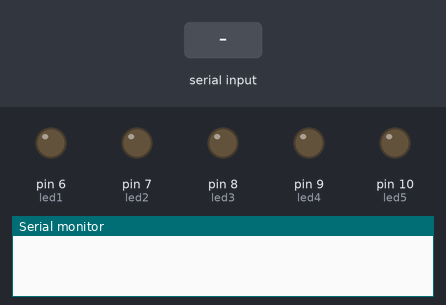
Bench run of a sketch on a simulated Arduino Uno, built with avr-gcc and run on an emulated ATmega328P. On the bench: output pins drawn as LEDs (lit = HIGH), the last lines printed to the serial monitor. The inputs (shaded band) are chosen by the test bench.

Above: at 1.2 s.
1.3 s: "1\n" received over Serial
At 2.3 s:
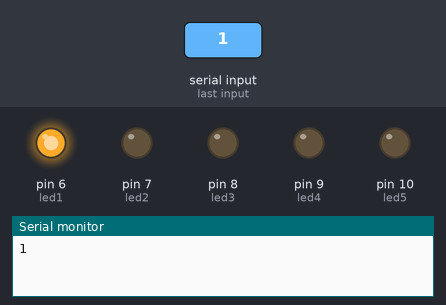
2.8 s: "2\n" received over Serial
At 3.5 s:
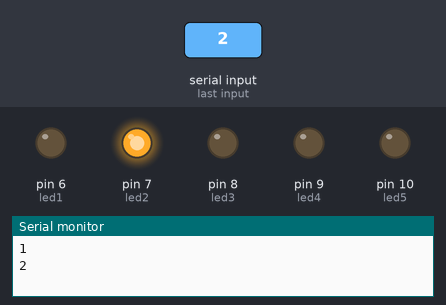
4.3 s: "3\n" received over Serial
At 4.7 s:
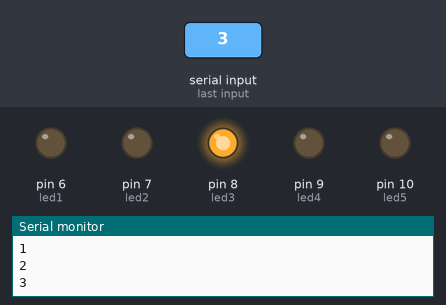
5.8 s: "4\n" received over Serial
At 6.8 s:
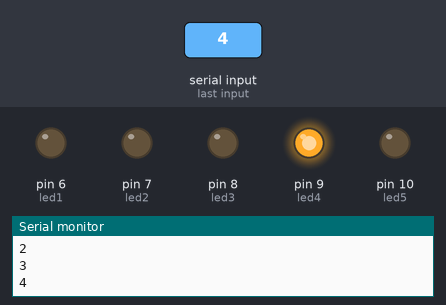
7.3 s: "5\n" received over Serial
At 8.1 s:
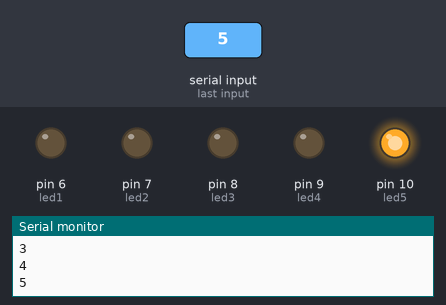
8.8 s: "90,45\n" received over Serial
At 9.3 s:
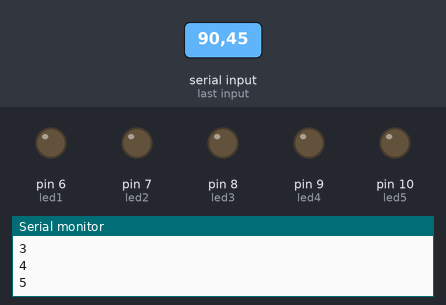
Timing chart, 0 to 11.3 s (numbered marks = the images above; inputs shaded):
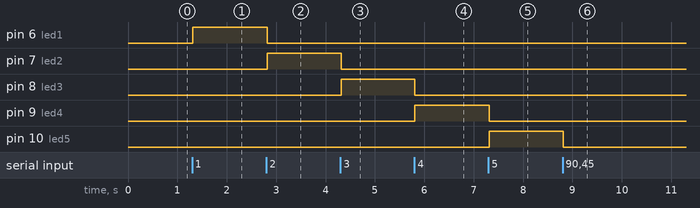

The sketch:

P11_PrenderLedSeleccionado.ino
```cpp
int index;

int led1 = 6;
int led2 = 7;
int led3 = 8;
int led4 = 9;
int led5 = 10;

void setup() {
  // put your setup code here, to run once:
  Serial.begin(9600);
  Serial.setTimeout(10);

  pinMode(led1, OUTPUT);
  pinMode(led2, OUTPUT);
  pinMode(led3, OUTPUT);
  pinMode(led4, OUTPUT);
  pinMode(led5, OUTPUT);
  // prender de izquierda de derecha a izquierda, y de derecha a izquierda
}


int valor;
void loop() {
  // put your main code here, to run repeatedly:
  if(Serial.available()>0 ){//Devuelve cuantos bytes hay en el buffer de entrada!
    // Que comentario pongo
    index = Serial.readString().toInt();//lee todos los caracteres que le sean posible
    //hasta alcanzar el tiempo limite (timeout). por defecto timeout = 1 segundo
    //suponiendo usuarios perfectos.
    // index += 5;

    digitalWrite(led1, 0);
    digitalWrite(led2, 0);
    digitalWrite(led3, 0);
    digitalWrite(led4, 0);
    digitalWrite(led5, 0);

    switch(index){
      case 1:
      Serial.println(index);
        digitalWrite(led1,1);
        break;
      case 2:
      Serial.println(index);
        digitalWrite(led2,1);
        break;
      case 3:
      Serial.println(index);
        digitalWrite(led3,1);
        break;
      case 4:
      Serial.println(index);
        digitalWrite(led4,1);
        break;
      case 5:
      Serial.println(index);
        digitalWrite(led5,1);
        break;

    }

  }

  delay(10);

}
```

Measured:
- after the input at 1.3 s, pin 6 (led1): LOW → HIGH at once
- after the input at 2.8 s, pin 6 (led1): HIGH → LOW at once; pin 7 (led2): LOW → HIGH at once
- after the input at 4.3 s, pin 7 (led2): HIGH → LOW at once; pin 8 (led3): LOW → HIGH at once
- after the input at 5.8 s, pin 8 (led3): HIGH → LOW at once; pin 9 (led4): LOW → HIGH at once
- after the input at 7.3 s, pin 9 (led4): HIGH → LOW at once; pin 10 (led5): LOW → HIGH at once
- after the input at 8.8 s, pin 10 (led5): HIGH → LOW at once
